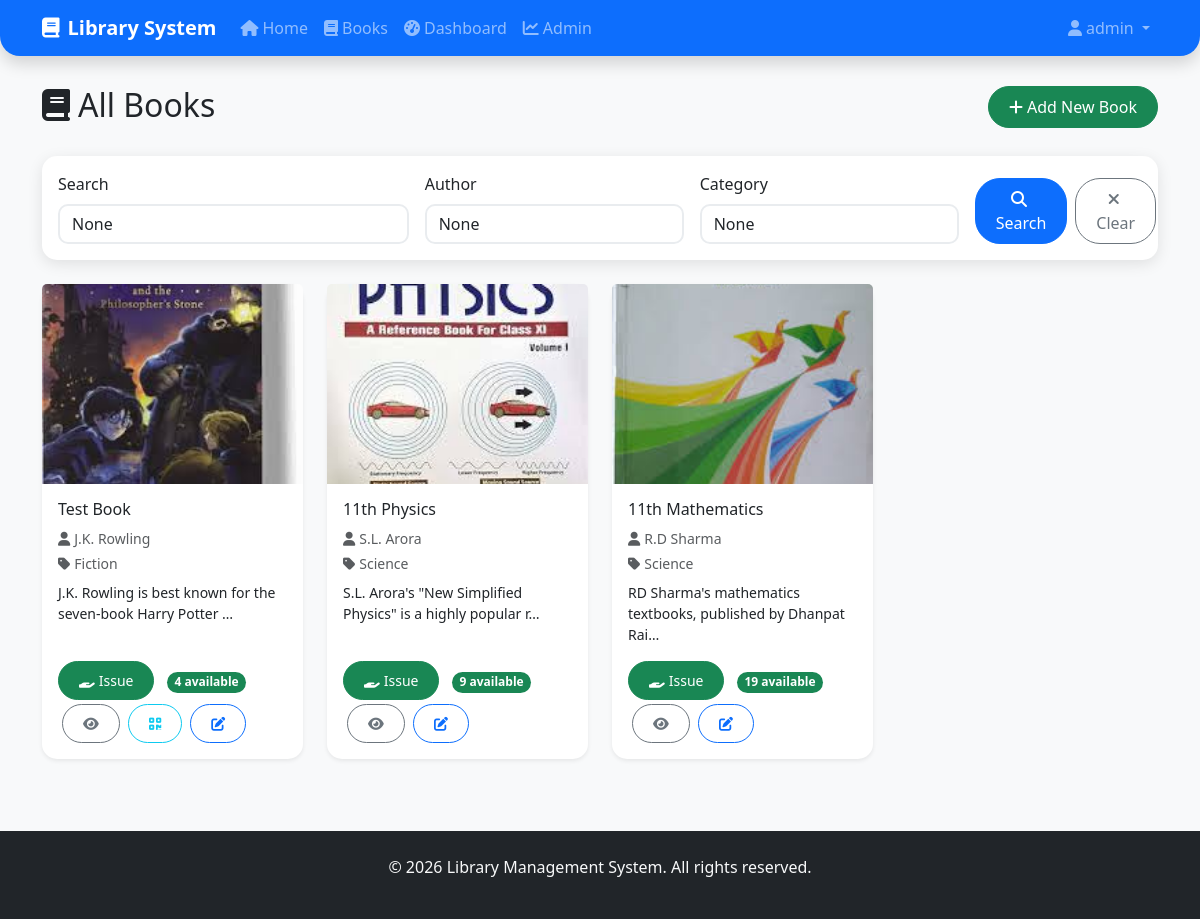
The app's page /books/ (signed in) with its own data.
### library/models.py (models this page shows, shortened)
class Book(models.Model):
    title = models.CharField(max_length=200)
    author = models.ForeignKey(Author, on_delete=models.CASCADE)
    category = models.ForeignKey(Category, on_delete=models.CASCADE)
    isbn = models.CharField(max_length=20, unique=True)
    description = models.TextField(blank=True)
    quantity = models.IntegerField(default=1)
    available_quantity = models.IntegerField(default=1)
    cover = models.ImageField(upload_to='books/', blank=True, null=True)
    added_at = models.DateTimeField(auto_now_add=True)
    qr_code = models.ImageField(upload_to='qr_codes/', blank=True, null=True)

class Author(models.Model):
    name = models.CharField(max_length=200)

class Category(models.Model):
    name = models.CharField(max_length=100)

### library/views.py (the view)
# urls.py: path('books/', views.book_list, name='book_list'),
@login_required
def book_list(request):
    books = Book.objects.all()
    search_form = SearchForm(request.GET)
    if search_form.is_valid():
        query = search_form.cleaned_data.get('query')
        author = search_form.cleaned_data.get('author')
        category = search_form.cleaned_data.get('category')
        if query:
            books = books.filter(
                Q(title__icontains=query) |
                Q(isbn__icontains=query) |
                Q(description__icontains=query)
            )
        if author:
            books = books.filter(author__name__icontains=author)
        if category:
            books = books.filter(category__name__icontains=category)
    paginator = Paginator(books, 12)  # 12 books per page
    page_number = request.GET.get('page')
    page_obj = paginator.get_page(page_number)
    context = {
        'page_obj': page_obj,
        'search_form': search_form,
    }
    return render(request, 'book_list.html', context)

### library/forms.py
class SearchForm(forms.Form):
    query = forms.CharField(required=False, widget=forms.TextInput(attrs={'placeholder': 'Search books...'}))
    author = forms.CharField(required=False, widget=forms.TextInput(attrs={'placeholder': 'Filter by author'}))
    category = forms.CharField(required=False, widget=forms.TextInput(attrs={'placeholder': 'Filter by category'}))

### templates/book_list.html (shortened to what this page needs)
{% extends 'base.html' %}
{% load static %}
{% block content %}
<div class="container">
    <div class="row mb-4">
        <div class="col-md-8">
            <h2><i class="fas fa-book me-2"></i>All Books</h2>
        </div>
        <div class="col-md-4 text-end">
            {% if user.is_staff %}
                <a href="{% url 'add_book' %}" class="btn btn-success">
                    <i class="fas fa-plus me-1"></i>Add New Book
                </a>
            {% endif %}
        </div>
    </div>
    <div class="card mb-4">
        <div class="card-body">
            <form method="get" class="row g-3">
                <div class="col-md-4">
                    <label for="query" class="form-label">Search</label>
                    <input type="text" class="form-control" id="query" name="query"
                           placeholder="Title, ISBN, or description..."
                           value="{{ search_form.query.value }}">
                </div>
                <div class="col-md-3">
                    <label for="author" class="form-label">Author</label>
                    <input type="text" class="form-control" id="author" name="author"
                           placeholder="Author name..."
                           value="{{ search_form.author.value }}">
                </div>
                <div class="col-md-3">
                    <label for="category" class="form-label">Category</label>
                    <input type="text" class="form-control" id="category" name="category"
                           placeholder="Category..."
                           value="{{ search_form.category.value }}">
                </div>
                <div class="col-md-2 d-flex align-items-end">
                    <button type="submit" class="btn btn-primary me-2">
                        <i class="fas fa-search me-1"></i>Search
                    </button>
                    <a href="{% url 'book_list' %}" class="btn btn-outline-secondary">
                        <i class="fas fa-times me-1"></i>Clear
                    </a>
                </div>
            </form>
        </div>
    </div>
    <div class="row">
        {% for book in page_obj %}
        <div class="col-lg-3 col-md-4 col-sm-6 mb-4">
            <div class="card h-100 shadow-sm hover-card">
                {% if book.cover %}
                    <img src="{{ book.cover.url }}" class="card-img-top" alt="{{ book.title }}" style="height: 200px; object-fit: cover;">
                {% else %}
                    <div class="card-img-top bg-secondary d-flex align-items-center justify-content-center text-white" style="height: 200px;">
                        <i class="fas fa-book fa-2x"></i>
                    </div>
                {% endif %}
                <div class="card-body d-flex flex-column">
                    <h6 class="card-title">{{ book.title|truncatechars:30 }}</h6>
                    <p class="card-text small text-muted mb-1">
                        <i class="fas fa-user me-1"></i>{{ book.author.name }}
                    </p>
                    <p class="card-text small text-muted mb-2">
                        <i class="fas fa-tag me-1"></i>{{ book.category.name }}
                    </p>
                    <p class="card-text small mb-3">{{ book.description|truncatechars:60 }}</p>
                    <div class="mt-auto">
                        {% if user.is_authenticated %}
                            {% if book.available_quantity > 0 %}
                                <a href="{% url 'issue_book' book.id %}" class="btn btn-success btn-sm me-2 mb-1">
                                    <i class="fas fa-hand-holding me-1"></i>Issue
                                </a>
                            {% else %}
                                <a href="{% url 'reserve_book' book.id %}" class="btn btn-warning btn-sm me-2 mb-1">
                                    <i class="fas fa-clock me-1"></i>Reserve
                                </a>
                            {% endif %}
                        {% else %}
                            <a href="{% url 'login' %}" class="btn btn-primary btn-sm me-2 mb-1">
                                <i class="fas fa-sign-in-alt me-1"></i>Login
                            </a>
                        {% endif %}
                        <span class="badge bg-{% if book.available_quantity > 0 %}success{% else %}danger{% endif %} mb-1">
                            {{ book.available_quantity }} available
                        </span>
                        <a href="{% url 'book_detail' book.id %}" class="btn btn-outline-secondary btn-sm ms-1" title="View Details">
                            <i class="fas fa-eye"></i>
                        </a>
                        {% if book.qr_code %}
                            <button class="btn btn-outline-info btn-sm ms-1" onclick="showQR('{{ book.qr_code.url }}', '{{ book.title }}')">
                                <i class="fas fa-qrcode"></i>
                            </button>
                        {% endif %}
                        {% if user.is_staff %}
                            <a href="{% url 'edit_book' book.id %}" class="btn btn-outline-primary btn-sm ms-1" title="Edit Book">
                                <i class="fas fa-edit"></i>
                            </a>
                        {% endif %}
                    </div>
                </div>
            </div>
        </div>
        {% endfor %}
    </div>
</div>
{% endblock %}

### templates/base.html (shortened to what this page needs)
{% load static %}
<!DOCTYPE html>
<html lang="en">
<head>
    <link href="https://cdn.jsdelivr.net/npm/bootstrap@5.3.2/dist/css/bootstrap.min.css" rel="stylesheet">
    <link rel="stylesheet" href="https://cdnjs.cloudflare.com/ajax/libs/font-awesome/6.4.0/css/all.min.css">
    <link rel="stylesheet" href="{% static 'css/style.css' %}">
</head>
<body>
    <nav class="navbar navbar-expand-lg navbar-dark bg-primary shadow">
        <div class="container">
            <a class="navbar-brand fw-bold" href="{% url 'home' %}">
                <i class="fas fa-book me-2"></i>Library System
            </a>
            <div class="collapse navbar-collapse" id="navbarNav">
                <ul class="navbar-nav me-auto">
                    <li class="nav-item">
                        <a class="nav-link" href="{% url 'home' %}"><i class="fas fa-home me-1"></i>Home</a>
                    </li>
                    <li class="nav-item">
                        <a class="nav-link" href="{% url 'book_list' %}"><i class="fas fa-book me-1"></i>Books</a>
                    </li>
                    {% if user.is_authenticated %}
                        <li class="nav-item">
                            <a class="nav-link" href="{% url 'dashboard' %}"><i class="fas fa-tachometer-alt me-1"></i>Dashboard</a>
                        </li>
                        {% if user.is_staff %}
                            <li class="nav-item">
                                <a class="nav-link" href="{% url 'admin_dashboard' %}"><i class="fas fa-chart-line me-1"></i>Admin</a>
                            </li>
                        {% endif %}
                    {% endif %}
                </ul>
                <ul class="navbar-nav">
                    {% if user.is_authenticated %}
                        <li class="nav-item dropdown">
                            <a class="nav-link dropdown-toggle" href="#" id="userDropdown" role="button" data-bs-toggle="dropdown">
                                <i class="fas fa-user me-1"></i>{{ user.username }}
                            </a>
                        </li>
                    {% endif %}
                </ul>
            </div>
        </div>
    </nav>
    <div class="container-fluid mt-4">
        {% block content %}
        {% endblock %}
    </div>
    <footer class="bg-dark text-light mt-5 py-4">
        <div class="container text-center">
            <p>&copy; 2026 Library Management System. All rights reserved.</p>
        </div>
    </footer>
</body>
</html>

### static/css/style.css (style rules this page uses)
body { background: #f8f9fa; font-family: 'Segoe UI', Tahoma, Geneva, Verdana, sans-serif; }
.card { border-radius: 15px; box-shadow: 0 4px 15px rgba(0,0,0,0.1); border: none; transition: all 0.3s ease; }
.navbar { margin-bottom: 30px; border-radius: 0 0 20px 20px; box-shadow: 0 2px 10px rgba(0,0,0,0.1); }
.btn { border-radius: 25px; padding: 8px 20px; font-weight: 500; transition: all 0.3s ease; }
.form-control { border-radius: 10px; border: 2px solid #e9ecef; transition: all 0.3s ease; }
.badge { border-radius: 20px; font-size: 0.75em; }
footer { margin-top: 50px; }

### templates/book_list.html (style rules this page uses)
.hover-card { transition: transform 0.3s ease, box-shadow 0.3s ease; }

### records on screen
Book: cover (picture), title "Test Book", author.name "J.K. Rowling", category.name "Fiction", description "J.K. Rowling is best known for the seven-book Harry Potter …", shows "Issue", available_quantity "4"
Book: cover (picture), title "11th Physics", author.name "S.L. Arora", category.name "Science", description "S.L. Arora's \"New Simplified Physics\" is a highly popular r…", shows "Issue", available_quantity "9"
Book: cover (picture), title "11th Mathematics", author.name "R.D Sharma", category.name "Science", description "RD Sharma's mathematics textbooks, published by Dhanpat Rai…", shows "Issue", available_quantity "19"

### other values on screen
{{ user.username }} "admin"
